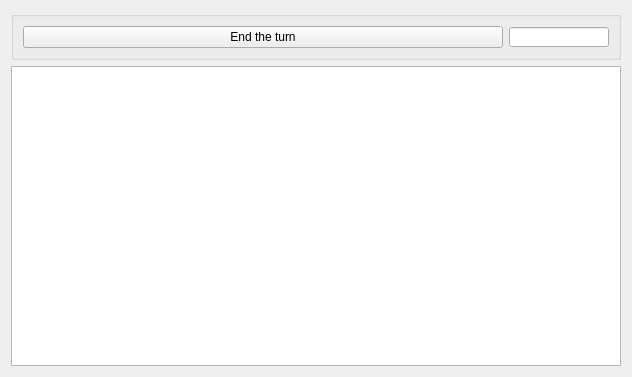
<?xml version="1.0" encoding="UTF-8"?>
<ui version="4.0">
 <class>BattleField</class>
 <widget class="QWidget" name="BattleField">
  <property name="geometry">
   <rect>
    <x>0</x>
    <y>0</y>
    <width>628</width>
    <height>373</height>
   </rect>
  </property>
  <property name="windowTitle">
   <string>Form</string>
  </property>
  <layout class="QGridLayout" name="gridLayout">
   <item row="0" column="0">
    <widget class="QGroupBox" name="groupBox">
     <property name="title">
      <string/>
     </property>
     <layout class="QHBoxLayout" name="horizontalLayout">
      <item>
       <widget class="QPushButton" name="EndTheTurn">
        <property name="text">
         <string>End the turn</string>
        </property>
       </widget>
      </item>
      <item>
       <widget class="QLineEdit" name="lineEdit">
        <property name="minimumSize">
         <size>
          <width>100</width>
          <height>20</height>
         </size>
        </property>
        <property name="maximumSize">
         <size>
          <width>100</width>
          <height>20</height>
         </size>
        </property>
       </widget>
      </item>
     </layout>
    </widget>
   </item>
   <item row="2" column="0">
    <widget class="QGraphicsView" name="graphicsView">
     <property name="minimumSize">
      <size>
       <width>610</width>
       <height>300</height>
      </size>
     </property>
    </widget>
   </item>
  </layout>
 </widget>
 <resources/>
 <connections/>
</ui>
